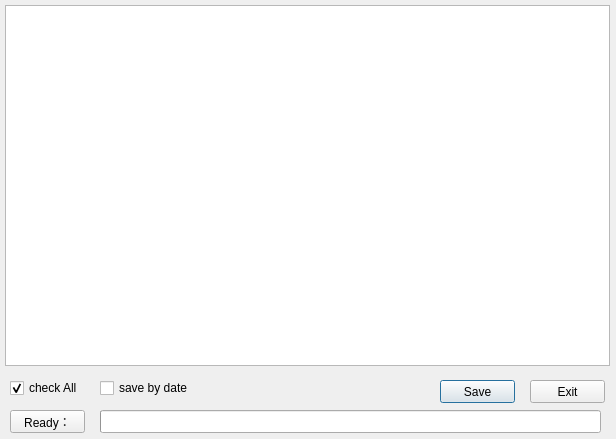
<?xml version="1.0" encoding="UTF-8"?>
<ui version="4.0">
 <class>SaveFileDlg</class>
 <widget class="QDialog" name="SaveFileDlg">
  <property name="geometry">
   <rect>
    <x>0</x>
    <y>0</y>
    <width>616</width>
    <height>439</height>
   </rect>
  </property>
  <property name="windowTitle">
   <string>Save File</string>
  </property>
  <property name="windowIcon">
   <iconset resource="../hla.qrc">
    <normaloff>:/png/images/about.png</normaloff>:/png/images/about.png</iconset>
  </property>
  <widget class="QTableWidget" name="tableWidget">
   <property name="geometry">
    <rect>
     <x>5</x>
     <y>5</y>
     <width>605</width>
     <height>361</height>
    </rect>
   </property>
  </widget>
  <widget class="QCheckBox" name="checkall">
   <property name="geometry">
    <rect>
     <x>10</x>
     <y>380</y>
     <width>71</width>
     <height>16</height>
    </rect>
   </property>
   <property name="text">
    <string>check All</string>
   </property>
   <property name="checked">
    <bool>true</bool>
   </property>
  </widget>
  <widget class="QCheckBox" name="savebydate">
   <property name="geometry">
    <rect>
     <x>100</x>
     <y>380</y>
     <width>101</width>
     <height>16</height>
    </rect>
   </property>
   <property name="text">
    <string>save by date</string>
   </property>
  </widget>
  <widget class="QPushButton" name="btnsave">
   <property name="geometry">
    <rect>
     <x>440</x>
     <y>380</y>
     <width>75</width>
     <height>23</height>
    </rect>
   </property>
   <property name="text">
    <string>Save</string>
   </property>
  </widget>
  <widget class="QPushButton" name="btnexit">
   <property name="geometry">
    <rect>
     <x>530</x>
     <y>380</y>
     <width>75</width>
     <height>23</height>
    </rect>
   </property>
   <property name="text">
    <string>Exit</string>
   </property>
  </widget>
  <widget class="QPushButton" name="status">
   <property name="enabled">
    <bool>true</bool>
   </property>
   <property name="geometry">
    <rect>
     <x>10</x>
     <y>410</y>
     <width>75</width>
     <height>23</height>
    </rect>
   </property>
   <property name="text">
    <string>Ready：</string>
   </property>
  </widget>
  <widget class="QProgressBar" name="progressBar">
   <property name="geometry">
    <rect>
     <x>100</x>
     <y>410</y>
     <width>501</width>
     <height>23</height>
    </rect>
   </property>
   <property name="value">
    <number>0</number>
   </property>
   <property name="textVisible">
    <bool>false</bool>
   </property>
  </widget>
 </widget>
 <resources>
  <include location="../hla.qrc"/>
 </resources>
 <connections/>
</ui>
